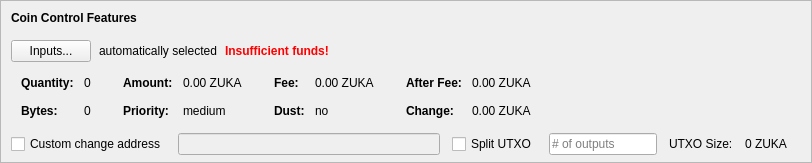
    <widget class="QFrame" name="frameCoinControl">
     <property name="sizePolicy">
      <sizepolicy hsizetype="Expanding" vsizetype="Expanding">
       <horstretch>0</horstretch>
       <verstretch>0</verstretch>
      </sizepolicy>
     </property>
     <property name="maximumSize">
      <size>
       <width>16777215</width>
       <height>16777215</height>
      </size>
     </property>
     <property name="frameShape">
      <enum>QFrame::StyledPanel</enum>
     </property>
     <property name="frameShadow">
      <enum>QFrame::Sunken</enum>
     </property>
     <layout class="QVBoxLayout" name="verticalLayoutCoinControl2">
      <property name="spacing">
       <number>0</number>
      </property>
      <property name="leftMargin">
       <number>0</number>
      </property>
      <property name="topMargin">
       <number>0</number>
      </property>
      <property name="rightMargin">
       <number>0</number>
      </property>
      <property name="bottomMargin">
       <number>6</number>
      </property>
      <item>
       <layout class="QVBoxLayout" name="verticalLayoutCoinControl" stretch="0,0,0,0,1">
        <property name="spacing">
         <number>0</number>
        </property>
        <property name="leftMargin">
         <number>10</number>
        </property>
        <property name="topMargin">
         <number>10</number>
        </property>
        <item>
         <layout class="QHBoxLayout" name="horizontalLayoutCoinControl1">
          <property name="bottomMargin">
           <number>15</number>
          </property>
          <item>
           <widget class="QLabel" name="labelCoinControlFeatures">
            <property name="sizePolicy">
             <sizepolicy hsizetype="Preferred" vsizetype="Maximum">
              <horstretch>0</horstretch>
              <verstretch>0</verstretch>
             </sizepolicy>
            </property>
            <property name="font">
             <font>
              <weight>75</weight>
              <bold>true</bold>
             </font>
            </property>
            <property name="styleSheet">
             <string notr="true">font-weight:bold;</string>
            </property>
            <property name="text">
             <string>Coin Control Features</string>
            </property>
           </widget>
          </item>
         </layout>
        </item>
        <item>
         <layout class="QHBoxLayout" name="horizontalLayoutCoinControl2" stretch="0,0,0,0">
          <property name="spacing">
           <number>8</number>
          </property>
          <property name="bottomMargin">
           <number>10</number>
          </property>
          <item>
           <widget class="QPushButton" name="pushButtonCoinControl">
            <property name="styleSheet">
             <string notr="true"/>
            </property>
            <property name="text">
             <string>Inputs...</string>
            </property>
            <property name="autoDefault">
             <bool>false</bool>
            </property>
           </widget>
          </item>
          <item>
           <widget class="QLabel" name="labelCoinControlAutomaticallySelected">
            <property name="text">
             <string>automatically selected</string>
            </property>
            <property name="margin">
             <number>5</number>
            </property>
           </widget>
          </item>
          <item>
           <widget class="QLabel" name="labelCoinControlInsuffFunds">
            <property name="font">
             <font>
              <weight>75</weight>
              <bold>true</bold>
             </font>
            </property>
            <property name="styleSheet">
             <string notr="true">color:red;font-weight:bold;</string>
            </property>
            <property name="text">
             <string>Insufficient funds!</string>
            </property>
            <property name="margin">
             <number>5</number>
            </property>
           </widget>
          </item>
          <item>
           <spacer name="horizontalSpacerCoinControl">
            <property name="orientation">
             <enum>Qt::Horizontal</enum>
            </property>
            <property name="sizeHint" stdset="0">
             <size>
              <width>40</width>
              <height>1</height>
             </size>
            </property>
           </spacer>
          </item>
         </layout>
        </item>
        <item>
         <widget class="QWidget" name="widgetCoinControl" native="true">
          <property name="sizePolicy">
           <sizepolicy hsizetype="Preferred" vsizetype="Preferred">
            <horstretch>0</horstretch>
            <verstretch>0</verstretch>
           </sizepolicy>
          </property>
          <property name="minimumSize">
           <size>
            <width>0</width>
            <height>0</height>
           </size>
          </property>
          <property name="styleSheet">
           <string notr="true"/>
          </property>
          <layout class="QHBoxLayout" name="horizontalLayoutCoinControl5">
           <property name="leftMargin">
            <number>0</number>
           </property>
           <property name="topMargin">
            <number>0</number>
           </property>
           <property name="rightMargin">
            <number>0</number>
           </property>
           <property name="bottomMargin">
            <number>0</number>
           </property>
           <item>
            <layout class="QHBoxLayout" name="horizontalLayoutCoinControl3" stretch="0,0,0,1">
             <property name="spacing">
              <number>20</number>
             </property>
             <property name="topMargin">
              <number>0</number>
             </property>
             <property name="bottomMargin">
              <number>10</number>
             </property>
             <item>
              <layout class="QFormLayout" name="formLayoutCoinControl1">
               <property name="horizontalSpacing">
                <number>10</number>
               </property>
               <property name="verticalSpacing">
                <number>14</number>
               </property>
               <property name="leftMargin">
                <number>10</number>
               </property>
               <property name="topMargin">
                <number>4</number>
               </property>
               <property name="rightMargin">
                <number>6</number>
               </property>
               <item row="0" column="0">
                <widget class="QLabel" name="labelCoinControlQuantityText">
                 <property name="font">
                  <font>
                   <weight>75</weight>
                   <bold>true</bold>
                  </font>
                 </property>
                 <property name="text">
                  <string>Quantity:</string>
                 </property>
                 <property name="margin">
                  <number>0</number>
                 </property>
                </widget>
               </item>
               <item row="0" column="1">
                <widget class="QLabel" name="labelCoinControlQuantity">
                 <property name="cursor">
                  <cursorShape>IBeamCursor</cursorShape>
                 </property>
                 <property name="contextMenuPolicy">
                  <enum>Qt::ActionsContextMenu</enum>
                 </property>
                 <property name="text">
                  <string notr="true">0</string>
                 </property>
                 <property name="margin">
                  <number>0</number>
                 </property>
                 <property name="textInteractionFlags">
                  <set>Qt::LinksAccessibleByMouse|Qt::TextSelectableByKeyboard|Qt::TextSelectableByMouse</set>
                 </property>
                </widget>
               </item>
               <item row="1" column="0">
                <widget class="QLabel" name="labelCoinControlBytesText">
                 <property name="font">
                  <font>
                   <weight>75</weight>
                   <bold>true</bold>
                  </font>
                 </property>
                 <property name="text">
                  <string>Bytes:</string>
                 </property>
                </widget>
               </item>
               <item row="1" column="1">
                <widget class="QLabel" name="labelCoinControlBytes">
                 <property name="cursor">
                  <cursorShape>IBeamCursor</cursorShape>
                 </property>
                 <property name="contextMenuPolicy">
                  <enum>Qt::ActionsContextMenu</enum>
                 </property>
                 <property name="text">
                  <string notr="true">0</string>
                 </property>
                 <property name="textInteractionFlags">
                  <set>Qt::LinksAccessibleByMouse|Qt::TextSelectableByKeyboard|Qt::TextSelectableByMouse</set>
                 </property>
                </widget>
               </item>
              </layout>
             </item>
             <item>
              <layout class="QFormLayout" name="formLayoutCoinControl2">
               <property name="horizontalSpacing">
                <number>10</number>
               </property>
               <property name="verticalSpacing">
                <number>14</number>
               </property>
               <property name="leftMargin">
                <number>6</number>
               </property>
               <property name="topMargin">
                <number>4</number>
               </property>
               <property name="rightMargin">
                <number>6</number>
               </property>
               <item row="0" column="0">
                <widget class="QLabel" name="labelCoinControlAmountText">
                 <property name="font">
                  <font>
                   <weight>75</weight>
                   <bold>true</bold>
                  </font>
                 </property>
                 <property name="text">
                  <string>Amount:</string>
                 </property>
                 <property name="margin">
                  <number>0</number>
                 </property>
                </widget>
               </item>
               <item row="0" column="1">
                <widget class="QLabel" name="labelCoinControlAmount">
                 <property name="cursor">
                  <cursorShape>IBeamCursor</cursorShape>
                 </property>
                 <property name="contextMenuPolicy">
                  <enum>Qt::ActionsContextMenu</enum>
                 </property>
                 <property name="text">
                  <string notr="true">0.00 ZUKA</string>
                 </property>
                 <property name="textInteractionFlags">
                  <set>Qt::LinksAccessibleByMouse|Qt::TextSelectableByKeyboard|Qt::TextSelectableByMouse</set>
                 </property>
                </widget>
               </item>
               <item row="1" column="0">
                <widget class="QLabel" name="labelCoinControlPriorityText">
                 <property name="font">
                  <font>
                   <weight>75</weight>
                   <bold>true</bold>
                  </font>
                 </property>
                 <property name="text">
                  <string>Priority:</string>
                 </property>
                </widget>
               </item>
               <item row="1" column="1">
                <widget class="QLabel" name="labelCoinControlPriority">
                 <property name="cursor">
                  <cursorShape>IBeamCursor</cursorShape>
                 </property>
                 <property name="contextMenuPolicy">
                  <enum>Qt::ActionsContextMenu</enum>
                 </property>
                 <property name="text">
                  <string>medium</string>
                 </property>
                 <property name="textInteractionFlags">
                  <set>Qt::LinksAccessibleByMouse|Qt::TextSelectableByKeyboard|Qt::TextSelectableByMouse</set>
                 </property>
                </widget>
               </item>
              </layout>
             </item>
             <item>
              <layout class="QFormLayout" name="formLayoutCoinControl3">
               <property name="horizontalSpacing">
                <number>10</number>
               </property>
               <property name="verticalSpacing">
                <number>14</number>
               </property>
               <property name="leftMargin">
                <number>6</number>
               </property>
               <property name="topMargin">
                <number>4</number>
               </property>
               <property name="rightMargin">
                <number>6</number>
               </property>
               <item row="0" column="0">
                <widget class="QLabel" name="labelCoinControlFeeText">
                 <property name="font">
                  <font>
                   <weight>75</weight>
                   <bold>true</bold>
                  </font>
                 </property>
                 <property name="text">
                  <string>Fee:</string>
                 </property>
                 <property name="margin">
                  <number>0</number>
                 </property>
                </widget>
               </item>
               <item row="0" column="1">
                <widget class="QLabel" name="labelCoinControlFee">
                 <property name="cursor">
                  <cursorShape>IBeamCursor</cursorShape>
                 </property>
                 <property name="contextMenuPolicy">
                  <enum>Qt::ActionsContextMenu</enum>
                 </property>
                 <property name="text">
                  <string notr="true">0.00 ZUKA</string>
                 </property>
                 <property name="textInteractionFlags">
                  <set>Qt::LinksAccessibleByMouse|Qt::TextSelectableByKeyboard|Qt::TextSelectableByMouse</set>
                 </property>
                </widget>
               </item>
               <item row="1" column="0">
                <widget class="QLabel" name="labelCoinControlLowOutputText">
                 <property name="font">
                  <font>
                   <weight>75</weight>
                   <bold>true</bold>
                  </font>
                 </property>
                 <property name="text">
                  <string>Dust:</string>
                 </property>
                </widget>
               </item>
               <item row="1" column="1">
                <widget class="QLabel" name="labelCoinControlLowOutput">
                 <property name="cursor">
                  <cursorShape>IBeamCursor</cursorShape>
                 </property>
                 <property name="contextMenuPolicy">
                  <enum>Qt::ActionsContextMenu</enum>
                 </property>
                 <property name="text">
                  <string>no</string>
                 </property>
                 <property name="textInteractionFlags">
                  <set>Qt::LinksAccessibleByMouse|Qt::TextSelectableByKeyboard|Qt::TextSelectableByMouse</set>
                 </property>
                </widget>
               </item>
              </layout>
             </item>
             <item>
              <layout class="QFormLayout" name="formLayoutCoinControl4">
               <property name="horizontalSpacing">
                <number>10</number>
               </property>
               <property name="verticalSpacing">
                <number>14</number>
               </property>
               <property name="leftMargin">
                <number>6</number>
               </property>
               <property name="topMargin">
                <number>4</number>
               </property>
               <property name="rightMargin">
                <number>6</number>
               </property>
               <item row="0" column="0">
                <widget class="QLabel" name="labelCoinControlAfterFeeText">
                 <property name="font">
                  <font>
                   <weight>75</weight>
                   <bold>true</bold>
                  </font>
                 </property>
                 <property name="text">
                  <string>After Fee:</string>
                 </property>
                 <property name="margin">
                  <number>0</number>
                 </property>
                </widget>
               </item>
               <item row="0" column="1">
                <widget class="QLabel" name="labelCoinControlAfterFee">
                 <property name="cursor">
                  <cursorShape>IBeamCursor</cursorShape>
                 </property>
                 <property name="contextMenuPolicy">
                  <enum>Qt::ActionsContextMenu</enum>
                 </property>
                 <property name="text">
                  <string notr="true">0.00 ZUKA</string>
                 </property>
                 <property name="textInteractionFlags">
                  <set>Qt::LinksAccessibleByMouse|Qt::TextSelectableByKeyboard|Qt::TextSelectableByMouse</set>
                 </property>
                </widget>
               </item>
               <item row="1" column="0">
                <widget class="QLabel" name="labelCoinControlChangeText">
                 <property name="font">
                  <font>
                   <weight>75</weight>
                   <bold>true</bold>
                  </font>
                 </property>
                 <property name="text">
                  <string>Change:</string>
                 </property>
                </widget>
               </item>
               <item row="1" column="1">
                <widget class="QLabel" name="labelCoinControlChange">
                 <property name="cursor">
                  <cursorShape>IBeamCursor</cursorShape>
                 </property>
                 <property name="contextMenuPolicy">
                  <enum>Qt::ActionsContextMenu</enum>
                 </property>
                 <property name="text">
                  <string notr="true">0.00 ZUKA</string>
                 </property>
                 <property name="textInteractionFlags">
                  <set>Qt::LinksAccessibleByMouse|Qt::TextSelectableByKeyboard|Qt::TextSelectableByMouse</set>
                 </property>
                </widget>
               </item>
              </layout>
             </item>
            </layout>
           </item>
          </layout>
         </widget>
        </item>
        <item>
         <layout class="QHBoxLayout" name="horizontalLayoutCoinControl4" stretch="0,0,0,0,0,0,0">
          <property name="spacing">
           <number>12</number>
          </property>
          <property name="sizeConstraint">
           <enum>QLayout::SetDefaultConstraint</enum>
          </property>
          <property name="topMargin">
           <number>5</number>
          </property>
          <property name="rightMargin">
           <number>5</number>
          </property>
          <item>
           <widget class="QCheckBox" name="checkBoxCoinControlChange">
            <property name="toolTip">
             <string>If this is activated, but the change address is empty or invalid, change will be sent to a newly generated address.</string>
            </property>
            <property name="text">
             <string>Custom change address</string>
            </property>
           </widget>
          </item>
          <item>
           <widget class="QValidatedLineEdit" name="lineEditCoinControlChange">
            <property name="enabled">
             <bool>false</bool>
            </property>
            <property name="sizePolicy">
             <sizepolicy hsizetype="Expanding" vsizetype="Fixed">
              <horstretch>0</horstretch>
              <verstretch>0</verstretch>
             </sizepolicy>
            </property>
           </widget>
          </item>
          <item>
           <widget class="QCheckBox" name="splitBlockCheckBox">
            <property name="text">
             <string>Split UTXO</string>
            </property>
           </widget>
          </item>
          <item>
           <widget class="QLineEdit" name="splitBlockLineEdit">
            <property name="sizePolicy">
             <sizepolicy hsizetype="Fixed" vsizetype="Fixed">
              <horstretch>50</horstretch>
              <verstretch>0</verstretch>
             </sizepolicy>
            </property>
            <property name="placeholderText">
             <string># of outputs</string>
            </property>
           </widget>
          </item>
          <item>
           <widget class="QLabel" name="labelBlockSizeText">
            <property name="text">
             <string>UTXO Size:</string>
            </property>
           </widget>
          </item>
          <item>
           <widget class="QLabel" name="labelBlockSize">
            <property name="text">
             <string>0 ZUKA</string>
            </property>
           </widget>
          </item>
          <item>
           <widget class="QLabel" name="labelCoinControlChangeLabel">
            <property name="sizePolicy">
             <sizepolicy hsizetype="Preferred" vsizetype="Expanding">
              <horstretch>0</horstretch>
              <verstretch>0</verstretch>
             </sizepolicy>
            </property>
            <property name="minimumSize">
             <size>
              <width>0</width>
              <height>0</height>
             </size>
            </property>
            <property name="text">
             <string/>
            </property>
            <property name="margin">
             <number>3</number>
            </property>
           </widget>
          </item>
         </layout>
        </item>
        <item>
         <spacer name="verticalSpacerCoinControl">
          <property name="orientation">
           <enum>Qt::Vertical</enum>
          </property>
          <property name="sizeHint" stdset="0">
           <size>
            <width>800</width>
            <height>1</height>
           </size>
          </property>
         </spacer>
        </item>
       </layout>
      </item>
     </layout>
    </widget>
